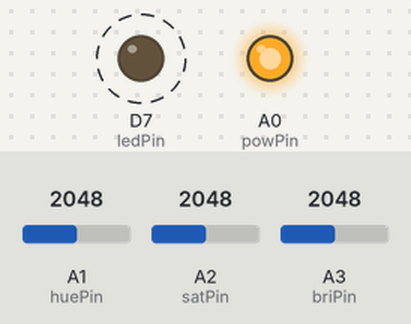
A sketch run on a simulated Particle Photon. Parts: output pins drawn as LEDs (lit = HIGH). Dashed ring = blinking. The inputs (shaded band) are chosen by the test bench; at power-on: A1 (huePin) = 2048, A2 (satPin) = 2048, A3 (briPin) = 2048.

Above: at 1.4 s.
Timing chart, 0 to 4.0 s (numbered marks = the images above):
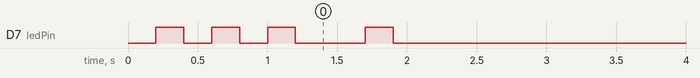

The sketch:

hue-photon.ino
```cpp
// --- USER VARIABLES --- //

// Optionally change these lines to enable compact wiring layout,
// manual wifi mode, reversed potentiometer voltages, and cloud
// debugging.
#define COMPACT true
#define MANUAL_WIFI false
#define REVERSE_VOLTAGES false
#define CLOUD_ENABLED false

// Hue Bridge API parameters. These can be obtained manually. See README
// for a guide on how to obtain these values
const byte ip[] = { 192, 168, 1, 118 };
const String id = "PPie0zfjcGDOrUinw6RcGXAo0q3bhHyyeioxVPzD";

// The rooms or individual lights to be controlled. Trial and error is
// simplest for finding these values.
// Set room numbers to control all lights in that room.
const int rooms[] = { 1 };
// Additional individual lights that are not already controlled as part
// of a room. There is no need to double up on sending requests.
const int lights[] = {};

// --- END OF USER VARIABLES --- //


// These variables are derived from the Hue parameters specified above
const int lightCount = sizeof(lights) > 0 ? sizeof(lights) / sizeof(lights[0]) : 0;
const int roomCount  = sizeof(rooms)  > 0 ? sizeof(rooms)  / sizeof(rooms[0])  : 0;

// Define analog pins for each of the potentiometers, plus indicator LED
#if COMPACT
const int powPin = A0;
const int huePin = A1;
const int satPin = A2;
const int briPin = A3;
#else
const int huePin = A0;
const int satPin = A1;
const int briPin = A2;
#endif
const int ledPin = D7;

// If 12-bit analog reads values change by more than the threshold,
// the lights will be updated
const int threshold = 1 << 4;

// Add a delay of a number of milliseconds into the main loop to avoid
// sending too many requests to the Hue Bridge and to save power
const int loopInterval = 500;

#if MANUAL_WIFI
// The wifi module should be turned off after a number of loops to save power
const int offAfter = 60e3 / loopInterval;

// Keep count of the number of loops that have been processed.
// If a number of loops pass without change, the wifi module can be turned off
// to conserve battery life.
int counter = 0;
bool wifiEnabled = true;
#endif

// Declare values for the three colour parameters, and on/off
// hue: 0-0xFFFF, sat: 0-0xFF, bri: 0-0xFF
int hue, sat, bri = 0;
bool on = false;

// Declare a JSON formatted string to be sent to the Hue Bridge
String json;

// Create a TCPClient that will send on the JSON data
TCPClient client;


// Sets up pins, Particle variables, and tests connection to Hue Bridge.
// The LED will flash twice to show that the connection was successful.
void setup() {
    // Set potentiometer pins to be inputs
    pinMode(huePin, INPUT);
    pinMode(satPin, INPUT);
    pinMode(briPin, INPUT);

    #if COMPACT
    // Set power pin to be max voltage output
    pinMode(powPin, OUTPUT);
    digitalWrite(powPin, HIGH);
    #endif

    // Set LED to be an output
    pinMode(ledPin, OUTPUT);

    #if CLOUD_ENABLED
    // Make hue, sat, bri into Particle variables so they are accessible in the cloud
    Particle.variable("hue",  &hue,  INT);
    Particle.variable("sat",  &sat,  INT);
    Particle.variable("bri",  &bri,  INT);
    Particle.variable("on",   &on,   BOOLEAN);
    Particle.variable("json", &json, STRING);
    #endif

    // Setup the server, and wait until it's ready
    if (client.connect(ip, 80)) {
        // Flash the onboard LED to show connected
        ledFlash(200);
        ledFlash(200);
        client.stop();
    }
}


// Reads analogue values for each of the potentiometers and deals with any changes, including:
//   - the brightness potentiometer changing between on or off -> PUT on/off
//   - changes to hue, saturation or brightness -> PUT hue, sat, bri
//   - a long time with no changes -> WiFi off
void loop() {
    // Read the values of the three potentiometers into temporary variables to check for changes.
    int hue_ = analogRead(huePin);
    int sat_ = analogRead(satPin);
    int bri_ = analogRead(briPin);

    #if REVERSE_VOLTAGES
    // Turn off at max voltage from the brightness potentiometer
    bool on_ = 0xFFF - bri_ > threshold;
    #else
    // Turn off at min voltage from the brightness potentiometer
    bool on_ = bri_ > threshold;
    #endif

    // Check if the lights are changed between on and off
    if (on_ != on) {
        // A change has occured, so update the value
        on = on_;

        // Generate the JSON string
        json = on ? "{\"on\":true}" : "{\"on\":false}";

        // Send the data to the Hue Bridge
        sendJSON();

        // Wait for the lights to come on before continuing
        delay(loopInterval);
    }

    // Compare the new values to the old values
    if (on_ &&
        abs(bri_ - bri) > threshold ||
        abs(sat_ - sat) > threshold ||
        abs(hue_ - hue) > threshold) {

        // A change has occurred, so update values
        hue = hue_;
        sat = sat_;
        bri = bri_;

        // Build a JSON string with the values to be sent off
        // The analogRead function gives 12-bit resolution.
        // The dimmers rotate the wrong way, so subtract from the max 12-bit value to reverse.
        // The Hue Bridge expects 16-, 8- and 8-bit resolution for the three values so bit-shift
        // as required.
        #if REVERSE_VOLTAGES
        json = "{\"hue\":" + String((0xFFF - hue_) << 4, DEC) +
               ",\"sat\":" + String((0xFFF - sat_) >> 4, DEC) +
               ",\"bri\":" + String((0xFFF - bri_) >> 4, DEC) + "}";
        #else
        json = "{\"hue\":" + String(hue_ << 4, DEC) +
               ",\"sat\":" + String(sat_ >> 4, DEC) +
               ",\"bri\":" + String(bri_ >> 4, DEC) + "}";
        #endif

        // Send the data to the Hue Bridge
        sendJSON();
    }

    #if MANUAL_WIFI
    // Turn off the wifi module if nothing has changed in a while
    if (wifiEnabled && ++counter > offAfter) {
        wifiEnabled = false;
        WiFi.off();

        // Flash the LED to show entering power-save mode
        ledFlash(100);
        ledFlash(100);
        ledFlash(100);
    }
    #endif

    // No need to run this as fast as possible. To save power, build in a delay.
    delay(loopInterval);
}


// Sends the string data stored in the json variable to the Hue Bridge.
// It also re-enables the wifi module if it was previously disabled and
// resets the counter for loops without changes occurring.
void sendJSON() {
    #if MANUAL_WIFI
    // Turn the wifi module on if it was previously disabled
    if (!wifiEnabled) {
        wifiEnabled = true;
        WiFi.on();

        // Wait until the wifi module is ready before proceeding.
        while (!WiFi.ready()) Particle.process();

        // Reset counter
        counter = 0;
    }
    #endif

    // Sending JSON led flash start
    digitalWrite(ledPin, HIGH);

    // Send a PUT request to each room
    for (int i = 0; i < roomCount; i++) {
        if (client.connect(ip, 80)) {
            client.print("PUT /api/");
            client.print(id);
            client.print("/groups/");
            client.print(rooms[i]);
            client.println("/action HTTP/1.0");
            client.print("Content-Length: ");
            client.println(json.length());
            client.println();
            client.println(json);
        }
    }

    // Send a PUT request to each light
    for (int i = 0; i < lightCount; i++) {
        if (client.connect(ip, 80)) {
            client.print("PUT /api/");
            client.print(id);
            client.print("/lights/");
            client.print(lights[i]);
            client.println("/state HTTP/1.0");
            client.print("Content-Length: ");
            client.println(json.length());
            client.println();
            client.println(json);
        }
    }

    // Sending JSON led flash end
    digitalWrite(ledPin, LOW);
}


// Turns the LED on for time t, and then off for time t.
void ledFlash(int t) {
    // Turn the LED on for time t before turning off for time t.
    digitalWrite(ledPin, HIGH);
    delay(t);
    digitalWrite(ledPin, LOW);
    delay(t);
}
```

Measured:
- by itself, D7 (ledPin): goes LOW 0.20 s, HIGH 0.20 s, LOW 0.20 s, HIGH 0.20 s, LOW 0.50 s, HIGH 0.20 s, then LOW
